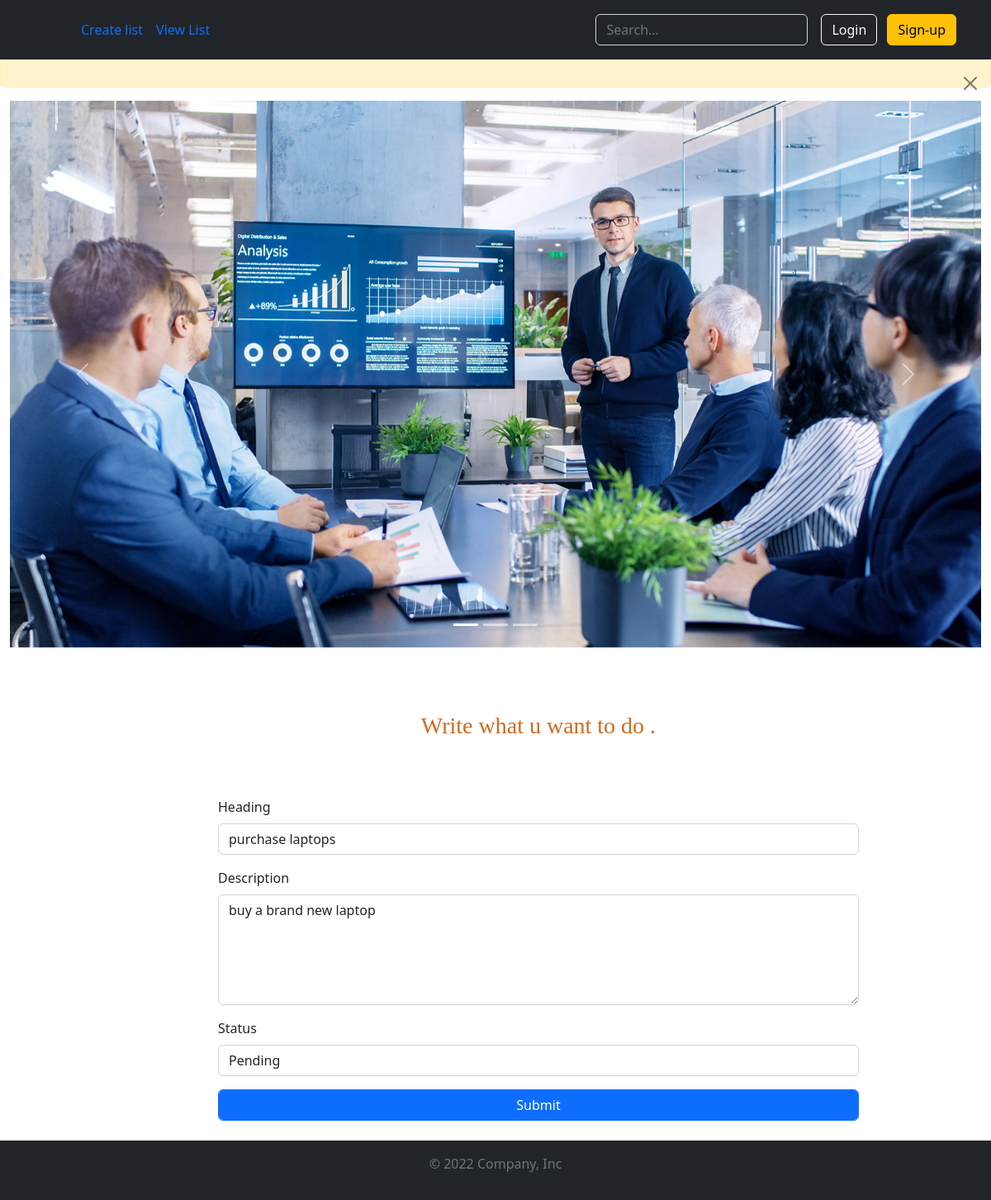
The app's page /update/2/ with its own data.
### list/models.py (models this page shows, shortened)
class List(models.Model):
    heading = models.CharField(max_length=200,default="")
    description = models.CharField(max_length=500,default="")
    status = models.CharField(max_length=200,default="")
    date = models.DateField

### list/views.py (the view)
# urls.py: path("update/<int:id>/",views.update,name="update"),
def update(request,id):
    var = List.objects.get(id=id)
    return render(request,"update.html",{"var":var})

### list/templates/update.html (shortened to what this page needs)
{% extends 'base.html' %}
{% block content %}
{% load static %}
{% if msg != "" %}
<div class="alert alert-warning alert-dismissible fade show" role="alert">
  <button type="button" class="btn-close" data-bs-dismiss="alert" aria-label="Close"></button>
</div>
{% endif %}
      <div class="container-fluid">
        <div id="carouselExampleIndicators" class="carousel slide" data-bs-ride="true">
            <div class="carousel-indicators">
              <button type="button" data-bs-target="#carouselExampleIndicators" data-bs-slide-to="0" class="active" aria-current="true" aria-label="Slide 1"></button>
              <button type="button" data-bs-target="#carouselExampleIndicators" data-bs-slide-to="1" aria-label="Slide 2"></button>
              <button type="button" data-bs-target="#carouselExampleIndicators" data-bs-slide-to="2" aria-label="Slide 3"></button>
            </div>
            <div class="carousel-inner">
              <div class="carousel-item active">
                <img src="{% static 'images/image1.jpg' %}" class="d-block w-100" alt="my image">
              </div>
            </div>
            <button class="carousel-control-prev" type="button" data-bs-target="#carouselExampleIndicators" data-bs-slide="prev">
              <span class="carousel-control-prev-icon" aria-hidden="true"></span>
            </button>
            <button class="carousel-control-next" type="button" data-bs-target="#carouselExampleIndicators" data-bs-slide="next">
              <span class="carousel-control-next-icon" aria-hidden="true"></span>
            </button>
          </div>
      </div>
      <div class="row my-3 col-md-8 todo">
        <div>
          <h3>
            Write what u want to do .
          </h3>
        </div>
        {% if var %}
        <form action="{% url 'updating' id=var.id %}" method="post">
        <div class="mb-3 ">
          <label for="heading" class="form-label">Heading</label>
          <input type="text" class="form-control" id="heading" name="heading" value="{{var.heading}}" placeholder="Write heading here" required>
        </div>
        <div class="mb-3">
          <label for="description" class="form-label">Description</label>
          <textarea class="form-control" id="description" name="description" rows="5"  placeholder="Enter the description of the work" required >{{var.description}}</textarea>
        </div>
        <div class="mb-3 ">
          <label for="status" class="form-label">Status</label>
          <select name="status" id="status" class="form-control" required>
            <option value="{{var.status}}">{{var.status}}</option>
          </select>
        </div>
        <button type="submit" class="btn btn-primary form-control">Submit</button>
      </div>
    {% endif %}
    {% endblock %}

### list/static/css/style.css (style rules this page uses)
.todo { justify-content: center; position: relative; left: 22%; }
.todo h3 { text-align: center; padding: 62px 1px; color: chocolate; font-family: cursive; }

### records on screen
List: heading "purchase laptops", description "buy a brand new laptop", status "Pending"
